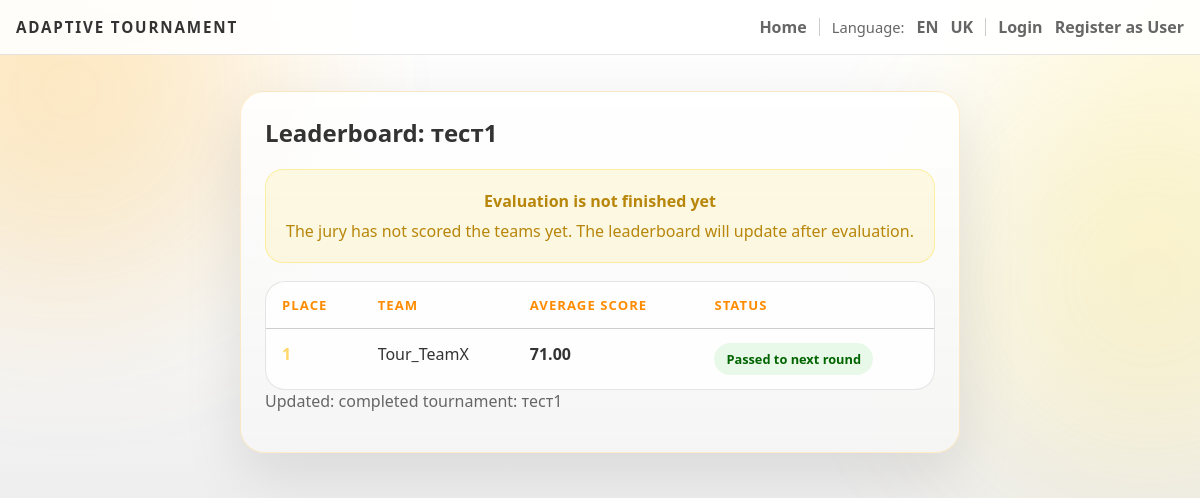
The page /leaderboard/2 on the database its author committed.
### backend/models.py (models this page shows)
class Tournament(db.Model):
    id = db.Column(db.Integer, primary_key=True)
    name = db.Column(db.String(200), nullable=False)
    description = db.Column(db.Text)
    max_teams = db.Column(db.Integer)
    status = db.Column(db.String(30), default="Draft")
    rounds = db.relationship('Round', backref='tournament', lazy=True)

class Team(db.Model):
    id = db.Column(db.Integer, primary_key=True)
    name = db.Column(db.String(200), nullable=False)
    captain_id = db.Column(db.Integer, db.ForeignKey('user.id'), nullable=False)
    captain = db.relationship('User', foreign_keys=[captain_id])
    members = db.relationship('User', secondary=team_members, backref='teams', lazy='dynamic')
    tournament_id = db.Column(db.Integer, db.ForeignKey('tournament.id'))
    tournament = db.relationship('Tournament', backref='teams', lazy=True)
    submissions = db.relationship('Submission', backref='team', lazy=True)
    repo_url = db.Column(db.String(500))
    live_url = db.Column(db.String(500))
    comments = db.Column(db.Text)
    submitted_at = db.Column(db.DateTime)
    submission_status = db.Column(db.String(30), default='None')  # None, Pending, Accepted, Rejected, Returned

### backend/tournaments.py (the view)
def leaderboard(tid):
    t = Tournament.query.get_or_404(tid)
    if t.status.lower() not in ['finished', 'completed', 'closed']:
        flash(_t('leaderboard_only_finished'), 'warning')
        return redirect(url_for('tournament_page', tid=tid))
    teams = Team.query.filter_by(tournament_id=t.id).all()
    team_scores = []
    for team in teams:
        evaluation_totals = []
        for submission in team.submissions:
            for evaluation in submission.evaluations:
                total = evaluation.total()
                if total > 0:
                    evaluation_totals.append(total)
        avg = sum(evaluation_totals) / len(evaluation_totals) if evaluation_totals else 0
        if not evaluation_totals:
            status_key = 'under_review'
        elif avg > 50:
            status_key = 'passed_next_round'
        else:
            status_key = 'not_passed'
        team_scores.append((team, avg, status_key))
    team_scores.sort(key=lambda item: item[1], reverse=True)
    return render_template('leaderboard.html', tournament=t, team_scores=team_scores)

### backend/app.py (called while the page is built)
@app.context_processor
def inject_user_processor():
    return inject_user()

@app.context_processor
def translation_processor():
    return translation()

### backend/app_helpers.py (called while the page is built)
def get_current_user():
    uid = session.get('user_id')
    if uid:
        return db.session.get(User, uid)
    return None

def inject_user():
    return {'get_current_user': get_current_user}

def translation():
    lang = session.get('language', 'en')
    def t(key, **kwargs):
        return get_text(key, lang, **kwargs)
    return {
        't': t,
        'lang': lang,
        'supported_languages': list(TRANSLATIONS.keys())
    }

### backend/models.py (called while the page is built)
    def total(self):
        parts = [
            p for p in (
                self.score1, self.score2, self.score3, self.score4, self.score5,
                self.score6, self.score7, self.score8, self.score9, self.score10
            ) if p is not None
        ]
        if not parts:
            parts = [p for p in (self.score_tech, self.score_func, self.score_ui) if p is not None]
        return sum(parts) if parts else 0

### backend/translations.py (called while the page is built)
def get_text(key, lang='en', **kwargs):
    if lang not in TRANSLATIONS:
        lang = 'en'
    text = TRANSLATIONS[lang].get(key, TRANSLATIONS['en'].get(key, key))
    if kwargs:
        try:
            return text.format(**kwargs)
        except Exception:
            return text
    return text

### templates/leaderboard.html
{% extends 'base.html' %}
{% block head %}
  <link rel="stylesheet" href="/static/css/interface.css">
{% endblock %}
{% block content %}
  <div class="leaderboard-shell">
    <section class="surface-card leaderboard-card">
      <h2>{{ t('leaderboard') }}: {{ tournament.name }}</h2>
      {% if team_scores %}
        {% set has_evaluations = false %}
        {% for team, score, status in team_scores %}
          {% if score > 0 %}
            {% set has_evaluations = true %}
          {% endif %}
        {% endfor %}
        {% if not has_evaluations %}
          <div class="leaderboard-warning">
            <h4>{{ t('evaluation_not_finished') }}</h4>
            <p>{{ t('jury_not_scored_teams') }}</p>
          </div>
        {% endif %}
        <div class="data-table-wrap">
          <table class="data-table leaderboard-table">
            <thead>
              <tr>
                <th>{{ t('place') }}</th>
                <th>{{ t('team') }}</th>
                <th>{{ t('average_score') }}</th>
                <th>{{ t('status') }}</th>
              </tr>
            </thead>
            <tbody>
              {% for team, score, status in team_scores %}
                <tr>
                  <td class="leaderboard-rank {% if loop.index == 1 %}gold{% elif loop.index == 2 %}silver{% elif loop.index == 3 %}bronze{% endif %}">
                    {{ loop.index }}
                  </td>
                  <td>{{ team.name }}</td>
                  <td class="leaderboard-score">{{ "{:.2f}".format(score) }}</td>
                  <td class="leaderboard-status">
                    <span class="status-chip {% if status == 'passed_next_round' %}accepted{% elif status == 'not_passed' %}rejected{% else %}pending{% endif %}">
                      {{ t(status) }}
                    </span>
                  </td>
                </tr>
              {% endfor %}
            </tbody>
          </table>
        </div>
        <p class="muted-text">{{ t('updated_finished_tournament') }}: {{ tournament.name }}</p>
      {% else %}
        <p class="muted-text">{{ t('no_teams_to_display') }}</p>
        <p class="muted-text">{{ t('no_scores_or_running') }}</p>
      {% endif %}
    </section>
  </div>
{% endblock %}

### static/css/main.css (style rules this page uses)
:root { --bg: #ffffff; --bg-soft: #f9f9f9; --panel: rgba(255, 255, 255, 0.95); --panel-border: rgba(255, 165, 0, 0.3); --text: #333333; --muted: #666666; --accent: #ffa500; --accent-strong: #ff8c00; --success: #32cd32; --warning: #ffd700; --danger: #ff6347; }
* { box-sizing: border-box; }
html { scroll-behavior: smooth; }
body { margin: 0; min-height: 100vh; font-family: "Segoe UI", "Trebuchet MS", Arial, sans-serif; color: var(--text); background: radial-gradient(circle at top left, rgba(255, 165, 0, 0.1), transparent 28%), radial-gradient(circle at top right, rgba(255, 215, 0, 0.1), transparent 22%), linear-gradient(180deg, #ffffff 0%, #f5f5f5 45%, #e0e0e0 100%); }

### static/css/interface.css (style rules this page uses)
.surface-card { padding: 24px; border-radius: 24px; border: 1px solid rgba(255, 165, 0, 0.2); background: linear-gradient(180deg, rgba(255, 255, 255, 0.9) 0%, rgba(245, 245, 245, 0.95) 100%); box-shadow: 0 22px 60px rgba(0, 0, 0, 0.1); }
.surface-card h2, .surface-card h3, .surface-card p { margin-top: 0; }
.muted-text { color: #666666; }
.data-table-wrap { overflow-x: auto; border-radius: 20px; border: 1px solid rgba(0, 0, 0, 0.1); background: rgba(255, 255, 255, 0.9); }
.data-table { width: 100%; min-width: 640px; border-collapse: collapse; }
.data-table th, .data-table td { padding: 14px 16px; border-bottom: 1px solid rgba(0, 0, 0, 0.1); text-align: left; vertical-align: top; }
.data-table th { color: #ff8c00; font-size: 0.82rem; text-transform: uppercase; letter-spacing: 0.08em; }
.data-table tr:last-child td { border-bottom: none; }
.status-chip { display: inline-flex; align-items: center; justify-content: center; padding: 7px 12px; border-radius: 999px; font-size: 0.8rem; font-weight: 700; }
.status-chip.reviewed, .status-chip.accepted { background: rgba(50, 205, 50, 0.1); color: #006400; }
.leaderboard-shell { display: grid; gap: 22px; }
.leaderboard-card { max-width: 900px; margin: 0 auto; }
.leaderboard-warning { margin-bottom: 18px; padding: 20px; border-radius: 18px; background: rgba(255, 215, 0, 0.1); border: 1px solid rgba(255, 215, 0, 0.3); color: #b8860b; text-align: center; }
.leaderboard-warning h4, .leaderboard-warning p { margin: 0; }
.leaderboard-warning p { margin-top: 8px; }
.leaderboard-table td { color: #333333; }
.leaderboard-rank { text-align: center; font-size: 1rem; font-weight: 800; }
.leaderboard-rank.gold { color: #ffd76a; }
.leaderboard-score { text-align: center; font-weight: 800; }
.leaderboard-status { text-align: center; }

### rows shown on the page
Tournament: name "тест1"
Team: name "Tour_TeamX", score "71.00", t "Passed to next round"

### other values the page prints
{{ t('home') }} "Home"
{{ t('language') }} "Language"
{{ t('login') }} "Login"
{{ t('register') }} "Register as User"
{{ t('leaderboard') }} "Leaderboard"
{{ t('evaluation_not_finished') }} "Evaluation is not finished yet"
{{ t('jury_not_scored_teams') }} "The jury has not scored the teams yet. The leaderboard will update after evaluation."
{{ t('place') }} "PLACE"
{{ t('team') }} "TEAM"
{{ t('average_score') }} "AVERAGE SCORE"
{{ t('status') }} "STATUS"
{{ t('updated_finished_tournament') }} "Updated: completed tournament"
